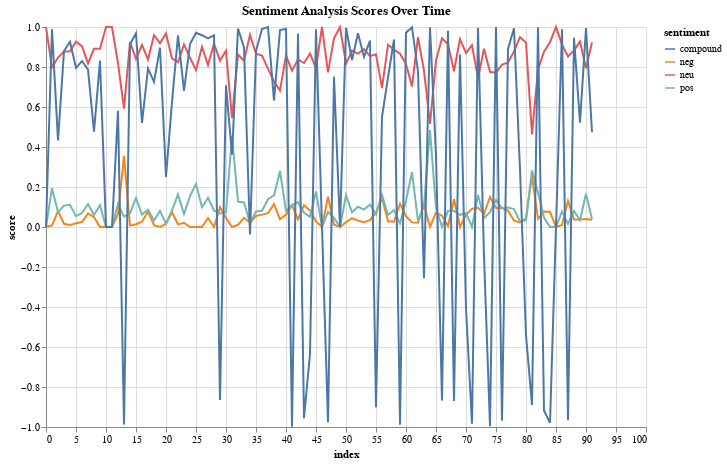

Notebook cell for this chart:
### Code cell
# https://altair-viz.github.io/user_guide/data.html
# https://pandas.pydata.org/pandas-docs/stable/reference/api/pandas.DataFrame.melt.html

df_long = df.melt(id_vars='index', var_name='sentiment', value_name='score')

chart = alt.Chart(df_long).mark_line().encode(
    x='index',
    y='score',
    color='sentiment'
).properties(
    width=600,
    height=400,
    title="Sentiment Analysis Scores Over Time"
)
chart

### Figure 1 — Vega-Lite specification as saved in the notebook (floating-point values rounded to 4 significant figures; data arrays with more than 128 entries replaced by an {"elided": "..."} marker saying what was removed)
{"config": {"view": {"continuousWidth": 300, "continuousHeight": 300}}, "data": {"name": "data-99404c6e310eb155da4012f84995543a"}, "mark": {"type": "line"}, "encoding": {"color": {"field": "sentiment", "type": "nominal"}, "x": {"field": "index", "type": "quantitative"}, "y": {"field": "score", "type": "quantitative"}}, "height": 400, "title": "Sentiment Analysis Scores Over Time", "width": 600, "$schema": "https://vega.github.io/schema/vega-lite/v5.8.0.json", "datasets": {"data-99404c6e310eb155da4012f84995543a": {"elided": "368 records"}}}
